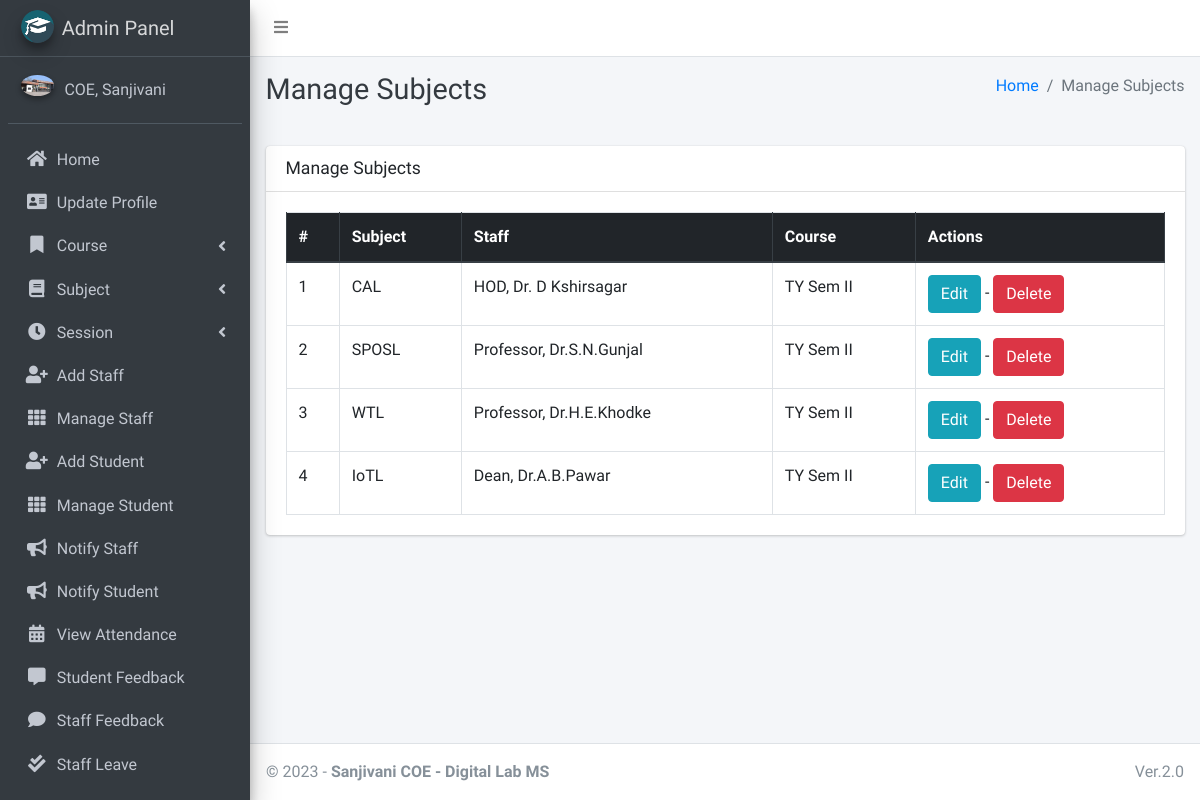
The app's page /subject/manage/ (signed in) with its own data.
### main_app/models.py (models this page shows, shortened)
class CustomUser(AbstractUser):
    USER_TYPE = ((1, "HOD"), (2, "Staff"), (3, "Student"))
    GENDER = [("M", "Male"), ("F", "Female")]
    username = None  # Removed username, using email instead
    email = models.EmailField(unique=True)
    user_type = models.CharField(default=1, choices=USER_TYPE, max_length=1)
    gender = models.CharField(max_length=1, choices=GENDER)
    profile_pic = models.ImageField()
    address = models.TextField()
    fcm_token = models.TextField(default="")  # For firebase notifications
    created_at = models.DateTimeField(auto_now_add=True)
    updated_at = models.DateTimeField(auto_now=True)
    USERNAME_FIELD = "email"
    REQUIRED_FIELDS = []
    objects = CustomUserManager()
    def __str__(self):
        return self.last_name + ", " + self.first_name

class Subject(models.Model):
    name = models.CharField(max_length=120)
    staff = models.ForeignKey(Staff,on_delete=models.CASCADE,)
    course = models.ForeignKey(Course, on_delete=models.CASCADE)
    updated_at = models.DateTimeField(auto_now=True)
    created_at = models.DateTimeField(auto_now_add=True)

class Staff(models.Model):
    course = models.ForeignKey(Course, on_delete=models.DO_NOTHING, null=True, blank=False)
    admin = models.OneToOneField(CustomUser, on_delete=models.CASCADE)

class Course(models.Model):
    name = models.CharField(max_length=120)
    created_at = models.DateTimeField(auto_now_add=True)
    updated_at = models.DateTimeField(auto_now=True)

### main_app/hod_views.py (the view)
# urls.py: path("subject/manage/", hod_views.manage_subject, name='manage_subject'),
def manage_subject(request):
    subjects = Subject.objects.all()
    context = {
        'subjects': subjects,
        'page_title': 'Manage Subjects'
    }
    return render(request, "hod_template/manage_subject.html", context)

### main_app/templates/hod_template/manage_subject.html
{% extends 'main_app/base.html' %}
{% load static %}
{% block page_title %}{{page_title}}{% endblock page_title %}
{% block content %}
<section class="content">
    <div class="container-fluid">
        <div class="row">
            <div class="col-md-12">
                <div class="card">
                    <div class="card-header">
                        <h3 class="card-title">{{page_title}}</h3>
                    </div>
                    <div class="card-body">
                        <table id="example2" class="table table-bordered table-hover">
                            <thead class="thead-dark">
                                <tr>
                                    <th>#</th>
                                    <th>Subject</th>
                                    <th>Staff</th>
                                    <th>Course</th>
                                    <th>Actions</th>
                                </tr>
                            </thead>
                            <tbody>
                                {% for subject in subjects %}
                                <tr>
                                    <td>{{ forloop.counter }}</td>
                                    <td>{{subject.name}}</td>
                                    <td>{{subject.staff.admin}}</td>
                                    <td>{{subject.course.name}}</td>
                                    <td>
                                        <a href="{% url 'edit_subject' subject.id %}" class="btn btn-info">Edit</a> -
                                        <a href="{% url 'delete_subject' subject.id %}" onclick="return confirm('Are you sure you want to delete this ?')" class="btn btn-danger">Delete</a>
                                    </td>
                                </tr>
                                {% endfor %}
                            </tbody>
                        </table>
                    </div>
                </div>
            </div>
        </div>
    </div>
</section>
{% endblock content %}

### main_app/templates/main_app/sidebar_template.html (shortened to what this page needs)
{% load static %}
<aside class="main-sidebar sidebar-dark-info elevation-4">
    {% if request.user.user_type == '1' %}
    <a href="{% url 'admin_home' %}" class="brand-link">
        <img src="{% static 'dist/img/cmsl.png' %} " alt="AdminLTE Logo"
            class="brand-image img-circle elevation-3" >
        <span class="brand-text font-weight-light">Admin Panel</span>
    </a>
    <div class="sidebar">
        <div class="user-panel mt-3 pb-3 mb-3 d-flex">
            <div class="image">
                <img src="{{ request.user.profile_pic}}" class="img-circle elevation-2" alt="User Image">
            </div>
            <div class="info">
                <a href="#" class="d-block">{{user}}</a>
            </div>
        </div>
        <nav class="mt-2">
            <ul class="nav nav-pills nav-sidebar flex-column" data-widget="treeview" role="menu" data-accordion="false">
                <li class="nav-item">
                    {% url 'admin_home' as admin_home %}
                    <a href="{{admin_home}}" class="nav-link {% if admin_home == request.path %} active {% endif %}">
                        <i class="nav-icon fas fa-home"></i>
                        <p>
                            Home
                        </p>
                    </a>
                </li>
                <li class="nav-item">
                    {% url 'admin_view_profile' as admin_view_profile %}
                    <a href="{{admin_view_profile}}"
                        class="nav-link {% if admin_view_profile == request.path %} active {% endif %}">
                        <i class="nav-icon fas fa-address-card"></i>
                        <p>
                            Update Profile
                        </p>
                    </a>
                </li>
                <li class="nav-item has-treeview">
                    <a href="#" class="nav-link">
                        <i class="nav-icon fas fa-bookmark"></i>
                        <p>
                            Course
                            <i class="fas fa-angle-left right"></i>
                        </p>
                    </a>
                </li>
                <li class="nav-item has-treeview">
                    <a href="#" class="nav-link">
                        <i class="nav-icon fas fa-book"></i>
                        <p>
                            Subject
                            <i class="fas fa-angle-left right"></i>
                        </p>
                    </a>
                </li>
                <li class="nav-item has-treeview">
                    <a href="#" class="nav-link">
                        <i class="nav-icon fas fa-clock"></i>
                        <p>
                            Session
                            <i class="fas fa-angle-left right"></i>
                        </p>
                    </a>
                </li>
                <li class="nav-item">
                    {% url 'add_staff' as add_staff %}
                    <a href="{{add_staff}}" class="nav-link {% if add_staff == request.path %} active {% endif %}">
                        <i class="nav-icon fas fa-user-plus"></i>
                        <p>
                            Add Staff
                        </p>
                    </a>
                </li>
                <li class="nav-item">
                    {% url 'manage_staff' as manage_staff %}
                    {% url 'edit_staff' staff_id as edit_staff %}
                    <a href="{{manage_staff}}"
                        class="nav-link {% if manage_staff == request.path or request.path == edit_staff %} active {% endif %}">
                        <i class="nav-icon fas fa-th"></i>
                        <p>
                            Manage Staff
                        </p>
                    </a>
                </li>
                <li class="nav-item">
                    {% url 'add_student' as add_student%}
                    <a href="{{add_student}}" class="nav-link  {% if add_student == request.path %} active {% endif %}">
                        <i class="nav-icon fas fa-user-plus"></i>
                        <p>
                            Add Student
                        </p>
                    </a>
                </li>
                <li class="nav-item">
                    {% url 'manage_student' as manage_student %}
                    {% url 'edit_student' student_id as edit_student %}
                    <a href="{{manage_student}}"
                        class="nav-link  {% if edit_student == request.path or manage_student == request.path %} active {% endif %}">
                        <i class="nav-icon fas fa-th"></i>
                        <p>
                            Manage Student
                        </p>
                    </a>
                </li>
                <li class="nav-item">
                    {% url 'admin_notify_staff' as admin_notify_staff %}
                    <a href="{{admin_notify_staff}}"
                        class="nav-link {% if admin_notify_staff == request.path %} active {% endif %}">
                        <i class="nav-icon fas fa-bullhorn"></i>
                        <p>
                            Notify Staff
                        </p>
                    </a>
                </li>
                <li class="nav-item">
                    {% url 'admin_notify_student' as admin_notify_student %}
                    <a href="{{admin_notify_student}}"
                        class="nav-link {% if admin_notify_student == request.path %} active {% endif %}">
                        <i class="nav-icon fas fa-bullhorn"></i>
                        <p>
                            Notify Student
                        </p>
                    </a>
                </li>
                <li class="nav-item">
                    {% url 'admin_view_attendance' as admin_view_attendance %}
                <li class="nav-item">
                    <a href="{{admin_view_attendance}}"
                        class="nav-link  {% if admin_view_attendance == request.path %} active {% endif %}">
                        <i class="nav-icon fas fa-calendar-alt"></i>
                        <p>
                            View Attendance
                        </p>
                    </a>
                </li>
                <li class="nav-item">
                    {% url 'student_feedback_message' as student_feedback_message %}
                    <a href="{{ student_feedback_message }}"
                        class="nav-link  {% if student_feedback_message == request.path %} active {% endif %}">
                        <i class="nav-icon fas fa-comment-alt"></i>
                        <p>
                            Student Feedback
                        </p>
                    </a>
                </li>
                <li class="nav-item">
                    {% url 'staff_feedback_message' as staff_feedback_message %}
                    <a href="{{staff_feedback_message}}"
                        class="nav-link   {% if staff_feedback_message == request.path %} active {% endif %}">
                        <i class="nav-icon fas fa-comment"></i>
                        <p>
                            Staff Feedback
                        </p>
                    </a>
                </li>
                <li class="nav-item">
                    {% url 'view_staff_leave' as view_staff_leave %}
                    <a href="{{view_staff_leave}}"
                        class="nav-link  {% if view_staff_leave == request.path %} active {% endif %}">
                        <i class="nav-icon fas fa-check-double"></i>
                        <p>
                            Staff Leave
                        </p>
                    </a>
                </li>
                <li class="nav-item">
                    {% url 'view_student_leave' as view_student_leave %}
                    <a href="{% url 'view_student_leave' %}"
                        class="nav-link  {% if view_student_leave == request.path %} active {% endif %}">
                    </a>
                </li>
                                        {% endif %}
                                    </ul>
                                </nav>
                            </div>
</aside>

### records on screen
CustomUser: last_name+first_name "COE, Sanjivani"
Subject: name "CAL", staff.admin "HOD, Dr. D Kshirsagar", course.name "TY Sem II"
Subject: name "SPOSL", staff.admin "Professor, Dr.S.N.Gunjal", course.name "TY Sem II"
Subject: name "WTL", staff.admin "Professor, Dr.H.E.Khodke", course.name "TY Sem II"
Subject: name "IoTL", staff.admin "Dean, Dr.A.B.Pawar", course.name "TY Sem II"

### other values on screen
{{ page_title }} "Manage Subjects"
